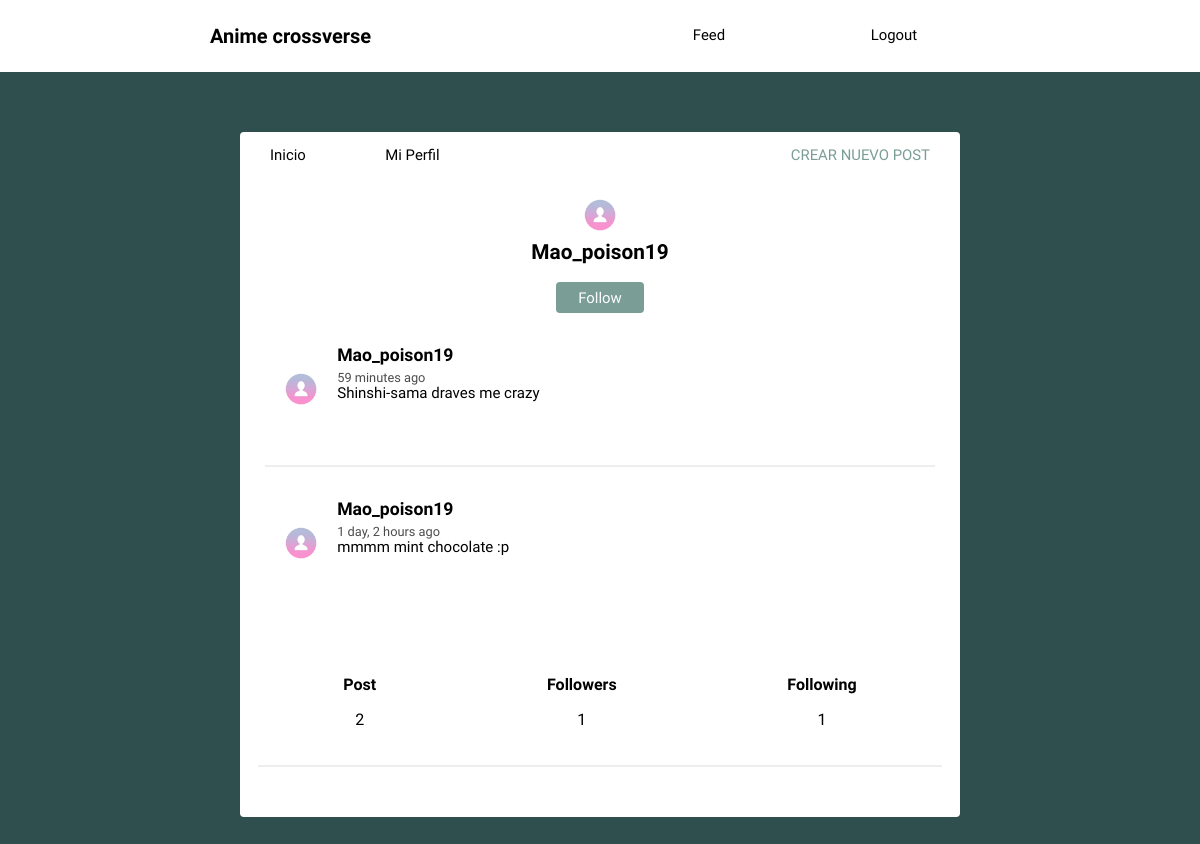
The page /profile/Mao_poison19/ (signed in) on the database its author committed.
### social/models.py (models this page shows, shortened)
class Profile(models.Model):
    user = models.OneToOneField(User, on_delete=models.CASCADE)
    image = models.ImageField(default='avatar.jpeg')
    def following(self):
        followed_users_ids = Follow.objects.filter(
            follower_user=self.user).values_list('followed_user_id', flat=True)
        return User.objects.filter(id__in=followed_users_ids)

class Post(models.Model):
    user = models.ForeignKey(
        User, on_delete=models.CASCADE, related_name='posts')
    timestamp = models.DateTimeField(default=timezone.now)
    content = models.TextField()
    class Meta:
        ordering = ['-timestamp']

### social/views.py (the view, shortened to what this page needs)
# urls.py: path('profile/<str:username>/', views.profile, name='profile'),
@login_required(login_url='login')
def profile(request, username):
    user = request.user
    if username and username != user.username:
        user = User.objects.get(username=username)
        posts = user.posts.all()
        context = {
            'user': user,
            'posts': posts
        }
        return render(
            request,
            "social/profile.html",
            context
        )

### templates/social/profile.html
{% extends 'social/feed.html' %}
{% load humanize %}
{% block content %}
<div class="profile">
	<img src="{{ user.profile.image.url }}">
	<h2>{{ user.username }}</h2>
	{% if request.user != user %}
		{% if user not in request.user.profile.following %}
			<button><a class="follow-button" href="{% url 'start_follow' user.username %}">Follow</a></button>
		{% else %}
			<button><a class="follow-button" href="{% url 'stop_follow' user.username %}">Unfollow</a></button>
		{% endif %}
	{% endif %}
	{{ block.super }}
</div>
<div class="follow">
	<div>
		<h5>Post</h5>
		<p>{{ user.posts.count }}</p>
	</div>
	<div>
		<h5>Followers</h5>
		<p>{{ user.followed_users.count }}</p>
	</div>
	<div>
		<h5>Following</h5>
		<p>{{ user.follower_users.count }}</p>
	</div>
</div>
{% endblock %}

### templates/social/feed.html (shortened to what this page needs)
{% extends 'social/layout.html' %}
{% load humanize %}
{% block content %}
{% for post in posts %}
<article>
    <div class="container-article">
        <img src="{{ post.user.profile.image.url }}">
        <div>
            <h2 class="username"><a href="{% url 'profile' post.user.username %}">{{ post.user.username }}</a></h2>
            <time data-time="#">{{ post.timestamp|naturaltime }}</time>
            <div class="post">{{ post.content }}</div>
        </div>
    </div>
</article>
{% endfor %}
{% endblock %}

### static/style.css (style rules this page uses)
body { background: #2F4F4F; font-size: 62.5%; font-family: 'Varela Round', Helvetica, Arial, serif; }
h5 { font-size: 1rem; margin-bottom: 0; }
p { font-size: 1rem; }
button { font-size: 1rem; color: white; padding: 0.4rem 1.4rem; border: none; background: #7A9D96; border-radius: 4px; cursor: pointer; }
img { object-fit: cover; }
a { font-size: .93rem; text-decoration: none; color: black; }
article { width: 93%; margin: auto; padding: 40px 0; border-bottom: 2px solid #ECEEEF; }
.username { margin-bottom: .2rem; }
.username a { font-size: 1.1rem; }
.container-article { display: flex; }
.container-article img { height: 68px; width: 68px; margin-right: 10px; border-radius: 50%; }
article:last-child { border-bottom: 0; }
time { font-size: .8rem; opacity: .7; }
.post { font-size: .94rem; }
.profile { display: flex; align-items: center; flex-direction: column; }
.profile img { height: 2rem; width: 2rem; margin-right: 10px; border-radius: 50%; margin: 20px; }
.profile h2 { margin-top: -10px; font-size: 1.3rem; }
.follow { display: flex; width: 95%; justify-content: space-around; margin: 30px auto; text-align: center; border-bottom: 2px solid #ECEEEF; padding-bottom: 20px; }
.follow-button { color: white; }

### rows shown on the page
Post: user.profile.image (placeholder picture), user.username "Mao_poison19", timestamp "59 minutes ago", content "Shinshi-sama draves me crazy"
Post: user.profile.image (placeholder picture), user.username "Mao_poison19", timestamp "1 day, 2 hours ago", content "mmmm mint chocolate :p"

### other values the page prints
{{ user.username }} "Mao_poison19"
{{ user.posts.count }} "2"
{{ user.followed_users.count }} "1"
{{ user.follower_users.count }} "1"
